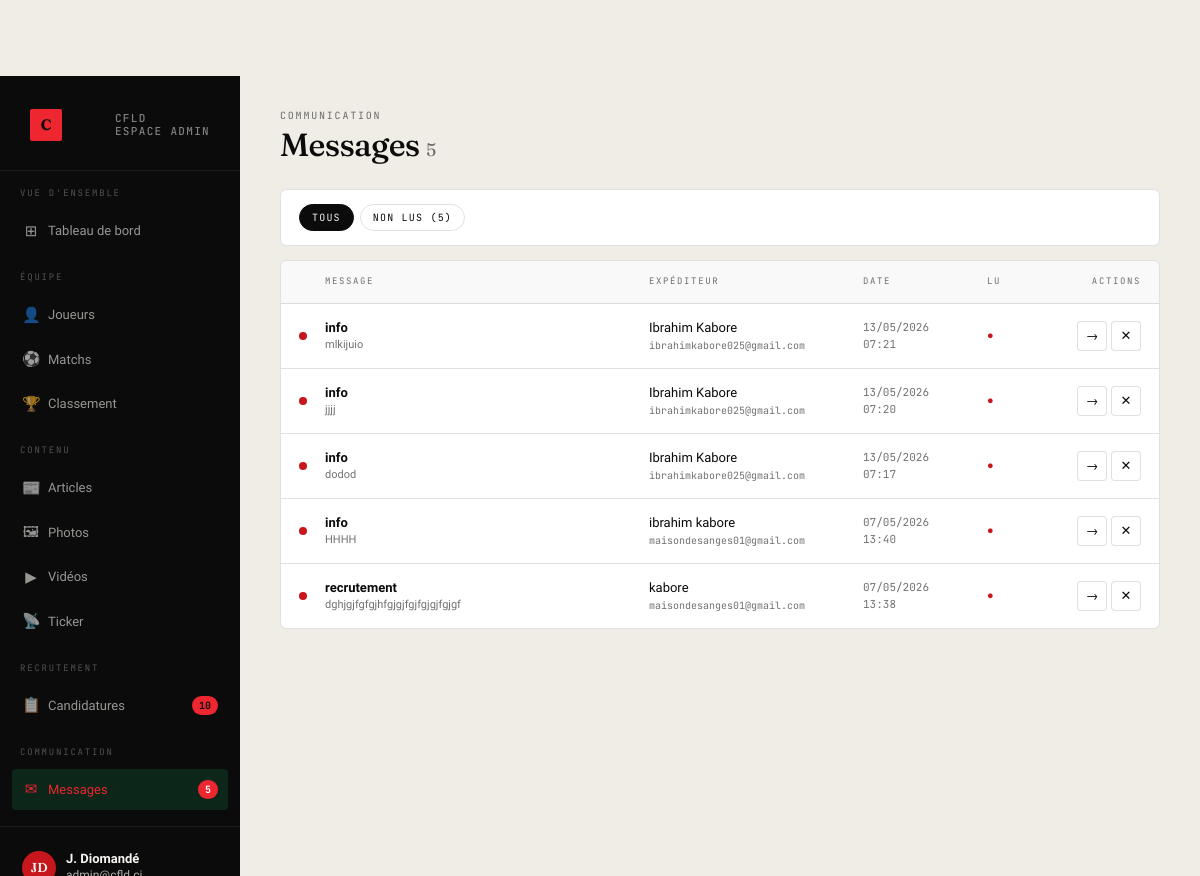
The app's page /admin-cfld/messages/ (signed in) with its own data.
### contact/models.py (models this page shows, shortened)
class Message(models.Model):
    SUJET_CHOICES = [
        ('info', 'Informations générales'),
        ('recrutement', 'Recrutement'),
        ('partenariat', 'Partenariat'),
        ('presse', 'Presse & médias'),
        ('autre', 'Autre'),
    ]
    nom = models.CharField(max_length=100)
    email = models.EmailField()
    sujet = models.CharField(max_length=15, choices=SUJET_CHOICES, default='info')
    message = models.TextField()
    date_envoi = models.DateTimeField(default=timezone.now)
    lu = models.BooleanField(default=False)
    class Meta:
        ordering = ['-date_envoi']
        verbose_name = 'Message'
        verbose_name_plural = 'Messages'

### recrutement/admin_views.py (the view)
# urls.py: path('messages/',                   v.admin_messages,       name='admin_messages'),
@staff_required
def admin_messages(request):
    filtre = request.GET.get('filtre', 'all')
    qs = Message.objects.all()
    if filtre == 'non_lu':
        qs = qs.filter(lu=False)
    ctx = _base_ctx(request, 'messages')
    ctx.update({'messages_list': qs, 'filtre': filtre,
                'total': Message.objects.count()})
    return render(request, 'admin_cfld/messages.html', ctx)

### recrutement/admin_views.py (called while the page is built)
def staff_required(view_func):
    @wraps(view_func)
    def wrapper(request, *args, **kwargs):
        if not request.user.is_authenticated or not request.user.is_staff:
            return redirect('login')
        return view_func(request, *args, **kwargs)
    return wrapper

def _base_ctx(request, section=''):
    return {
        'pending_count': Candidature.objects.filter(statut='pending').count(),
        'unread_count':  Message.objects.filter(lu=False).count(),
        'section':       section,
    }

### templates/admin_cfld/messages.html (shortened to what this page needs)
{% extends "admin_cfld/base.html" %}
{% block content %}
<div class="page-header">
  <div>
    <span class="eyebrow">Communication</span>
    <h1>Messages <span style="font-size:18px;color:var(--muted);font-weight:400;">{{ total }}</span></h1>
  </div>
</div>
<div class="filter-bar">
  <div class="f-pills">
    <a href="?" class="f-pill {% if filtre == 'all' %}active{% endif %}">Tous</a>
    <a href="?filtre=non_lu" class="f-pill {% if filtre == 'non_lu' %}active{% endif %}">Non lus{% if unread_count %} ({{ unread_count }}){% endif %}</a>
  </div>
</div>
<div class="t-wrap">
  <div class="t-row t-head" style="grid-template-columns:12px 1fr 200px 110px 60px 80px;">
    <div>Message</div>
    <div>Expéditeur</div>
    <div>Date</div>
    <div>Lu</div>
    <div style="text-align:right;">Actions</div>
  </div>
  {% for msg in messages_list %}
  <div class="t-row" id="row-msg{{ msg.pk }}" style="grid-template-columns:12px 1fr 200px 110px 60px 80px;">
    <div>
      {% if not msg.lu %}
        <div style="width:8px;height:8px;border-radius:50%;background:var(--green);flex-shrink:0;"></div>
      {% endif %}
    </div>
    <div>
      <div style="font-weight:{% if not msg.lu %}600{% else %}400{% endif %};font-size:13px;">{{ msg.sujet|truncatechars:60 }}</div>
      <div style="font-size:11px;color:var(--muted);">{{ msg.message|truncatechars:100 }}</div>
    </div>
    <div>
      <div style="font-size:13px;">{{ msg.nom }}</div>
      <div style="font-family:var(--font-mono);font-size:10px;color:var(--muted);">{{ msg.email }}</div>
    </div>
    <div style="font-family:var(--font-mono);font-size:11px;color:var(--muted);">{{ msg.date_envoi|date:"d/m/Y" }}<br>{{ msg.date_envoi|date:"H:i" }}</div>
    <div style="font-family:var(--font-mono);font-size:11px;">{% if msg.lu %}✓{% else %}<span style="color:var(--green);">●</span>{% endif %}</div>
    <div class="actions">
      <a href="{% url 'admin_message_detail' msg.pk %}" class="t-btn" title="Lire">→</a>
      <button class="t-btn del" title="Supprimer" onclick="confirmDelete('{% url 'admin_message_delete' msg.pk %}', document.getElementById('row-msg{{ msg.pk }}'))">✕</button>
    </div>
  </div>
  {% empty %}
  <div class="empty-state">Aucun message</div>
  {% endfor %}
</div>
{% endblock %}

### templates/admin_cfld/base.html (shortened to what this page needs)
{% load static %}
<!doctype html>
<html lang="fr">
<head>
<link rel="stylesheet" href="{% static 'style.css' %}">
</head>
<body>
<div class="admin-shell">
  <aside class="sidebar">
    <div class="sidebar-top">
      <a href="{% url 'admin_dashboard' %}" class="sidebar-brand">
        <span class="bm">C</span>
        <span class="bt">CFLD<br>Espace admin</span>
      </a>
    </div>
    <nav class="sidebar-nav">
      <div class="nav-section">Vue d'ensemble</div>
      <a href="{% url 'admin_dashboard' %}" {% if section == 'dashboard' %}class="active"{% endif %}>
        <span class="icon">⊞</span><span class="lbl">Tableau de bord</span>
      </a>
      <div class="nav-section">Équipe</div>
      <a href="{% url 'admin_joueurs' %}" {% if section == 'joueurs' %}class="active"{% endif %}>
        <span class="icon">👤</span><span class="lbl">Joueurs</span>
      </a>
      <a href="{% url 'admin_matchs' %}" {% if section == 'matchs' %}class="active"{% endif %}>
        <span class="icon">⚽</span><span class="lbl">Matchs</span>
      </a>
      <a href="{% url 'admin_classement' %}" {% if section == 'classement' %}class="active"{% endif %}>
        <span class="icon">🏆</span><span class="lbl">Classement</span>
      </a>
      <div class="nav-section">Contenu</div>
      <a href="{% url 'admin_articles' %}" {% if section == 'articles' %}class="active"{% endif %}>
        <span class="icon">📰</span><span class="lbl">Articles</span>
      </a>
      <a href="{% url 'admin_photos' %}" {% if section == 'photos' %}class="active"{% endif %}>
        <span class="icon">🖼</span><span class="lbl">Photos</span>
      </a>
      <a href="{% url 'admin_videos' %}" {% if section == 'videos' %}class="active"{% endif %}>
        <span class="icon">▶</span><span class="lbl">Vidéos</span>
      </a>
      <a href="{% url 'admin_ticker' %}" {% if section == 'ticker' %}class="active"{% endif %}>
        <span class="icon">📡</span><span class="lbl">Ticker</span>
      </a>
      <div class="nav-section">Recrutement</div>
      <a href="{% url 'admin_candidatures' %}" {% if section == 'candidatures' %}class="active"{% endif %}>
        <span class="icon">📋</span><span class="lbl">Candidatures</span>
        {% if pending_count %}<span class="badge">{{ pending_count }}</span>{% endif %}
      </a>
      <div class="nav-section">Communication</div>
      <a href="{% url 'admin_messages' %}" {% if section == 'messages' %}class="active"{% endif %}>
        <span class="icon">✉</span><span class="lbl">Messages</span>
        {% if unread_count %}<span class="badge red">{{ unread_count }}</span>{% endif %}
      </a>
    </nav>
    <div class="sidebar-footer">
      <div class="sidebar-user">
        <div class="av">{{ request.user.first_name|slice:":1"|upper }}{{ request.user.last_name|slice:":1"|upper }}</div>
        <div class="info">
          <strong>{{ request.user.get_full_name|default:request.user.username }}</strong>
        </div>
      </div>
    </div>
  </aside>
  <main class="admin-main">
    {% block content %}{% endblock %}
  </main>
</div>
</body>
</html>

### assets/style.css (style rules this page uses)
:root { --green: #c8161d; --green-deep: #8a0d12; --green-bright: #ee2630; --ink: #0b0b0b; --paper: #f7f5f1; --paper-2: #ebe7dc; --line: rgba(11,11,11,0.12); --line-strong: rgba(11,11,11,0.85); --muted: rgba(11,11,11,0.58); --font-display: "Fraunces", "Times New Roman", serif; --font-text: "Inter Tight", "Helvetica Neue", Arial, sans-serif; --font-mono: "JetBrains Mono", "Menlo", monospace; --display-tracking: -0.02em; --display-weight: 500; --display-italic: 0; }
* { box-sizing: border-box; }
html, body { margin: 0; padding: 0; overflow-x: hidden; }
body { font-family: var(--font-text); color: var(--ink); background: var(--paper); -webkit-font-smoothing: antialiased; text-rendering: optimizeLegibility; line-height: 1.5; }
a { color: inherit; text-decoration: none; }
button { font: inherit; cursor: pointer; border: 0; background: none; color: inherit; }
.display, h1, h2, h3 { font-family: var(--font-display); font-weight: var(--display-weight); letter-spacing: var(--display-tracking); font-style: var(--display-italic) ? italic : normal; line-height: 1.02; margin: 0; }
h1 { font-size: clamp(56px, 8vw, 132px); }
.eyebrow { font-family: var(--font-mono); font-size: 11px; letter-spacing: 0.18em; text-transform: uppercase; color: var(--muted); }
body { padding-top: 76px; }

### records on screen
Message: lu False (drawn), sujet "info", message "mlkijuio", nom "Ibrahim Kabore", email "ibrahimkabore025@gmail.com", date_envoi "13/05/2026", date_envoi "07:21"
Message: lu False (drawn), sujet "info", message "jjjj", nom "Ibrahim Kabore", email "ibrahimkabore025@gmail.com", date_envoi "13/05/2026", date_envoi "07:20"
Message: lu False (drawn), sujet "info", message "dodod", nom "Ibrahim Kabore", email "ibrahimkabore025@gmail.com", date_envoi "13/05/2026", date_envoi "07:17"
Message: lu False (drawn), sujet "info", message "HHHH", nom "ibrahim kabore", email "maisondesanges01@gmail.com", date_envoi "07/05/2026", date_envoi "13:40"
Message: lu False (drawn), sujet "recrutement", message "dghjgjfgfgjhfgjgjfgjfgjgjfgjgf", nom "kabore", email "maisondesanges01@gmail.com", date_envoi "07/05/2026", date_envoi "13:38"

### other values on screen
{{ pending_count }} "10"
{{ unread_count }} "5"
{{ request.user.first_name|slice:":1"|upper }} "J"
{{ request.user.last_name|slice:":1"|upper }} "D"
{{ request.user.get_full_name|default:request.user.username }} "J. Diomandé"
{{ total }} "5"
